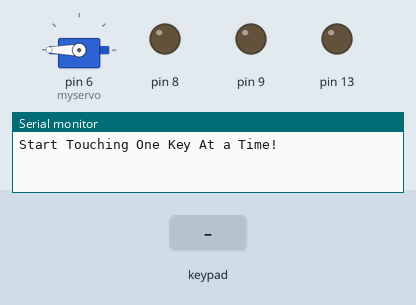
Simulated run of this sketch. Board: Arduino Uno, built with avr-gcc and run on an emulated ATmega328P. Parts: servo, output pins drawn as LEDs (lit = HIGH), the last lines printed to the serial monitor. Inputs (shaded band) come from the test bench.

Above: at 1.2 s.
1.3 s: keypad keys 1 2 pressed 0.4 s apart
At 2.7 s:
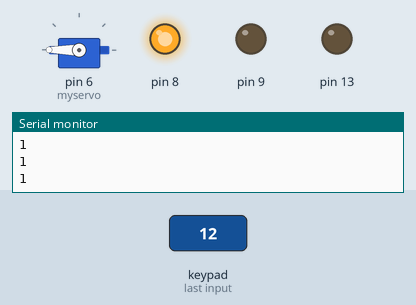
5.1 s: key '1' pressed
At 7.6 s:
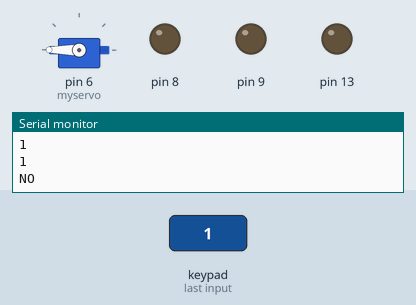
8.1 s: key '2' pressed
At 8.9 s:
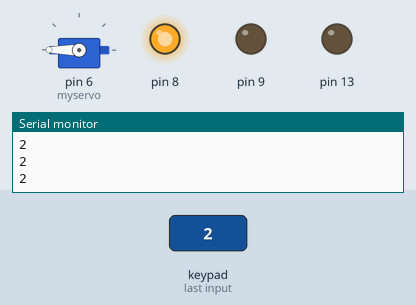
Timing chart, 0 to 11.6 s (numbered marks = the images above; inputs shaded):
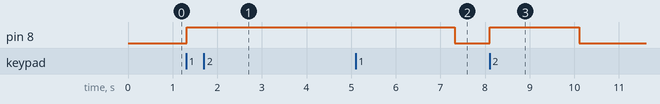

Measured:
- after the input at 1.3 s, pin 8: LOW → HIGH at once
- after the input at 5.1 s, pin 8: HIGH → LOW after 2.2 s instead of 0.22 s
- after the input at 8.1 s, pin 8: LOW → HIGH at once, → LOW 2.0 s later

The sketch:

KEYPAD16SENSORWITHSERVO.ino
```cpp
// (licence header left out)
/************************************ USES ************************************\
| This sketch demonstrates the use of TTP229 Module, in 16 Buttons Mode.       |
| It displays the pressed number on the Terminal                               |
|                                                                              |
| It works with a TTP229 (16-Channel Digital Touch Capacitive Switch Sensor)   |
| using the 2-wires serial interface protocol - only 2 arduino pins.           |
\******************************************************************************/
/*********************************** CIRCUIT **********************************\
| 16 Buttons Mode:                                                             |
|	* TTP229 VCC to pin VCC                                                    |
|	* TTP229 GND to pin GND                                                    |
|	* TTP229 SCL to pin 2                                                      |
|	* TTP229 SDO to pin 3                                                      |
|	* TTP229 TP2 to GND via 1 Megohm resistor!                                 |
|	# See TTP229_Modes.jpg for help...                                         |
|                                                                              |
| Important:                                                                   |
|	* Must reconnect the TTP229 power so the mode changes will take effect     |
|	* The 1 Megohm resistors already exist on some TTP229 modules              |
\******************************************************************************/
int a[8];
bool flag=true;

#include <TTP229.h>
#include <Servo.h>

Servo myservo;

const int SCL_PIN = 7;  // The pin number of the clock pin.
const int SDO_PIN = 3;  // The pin number of the data pin.

TTP229 ttp229(SCL_PIN, SDO_PIN); // TTP229(sclPin, sdoPin)

void setup()
{
   pinMode(9, OUTPUT);
   pinMode(8, OUTPUT);
   pinMode(13, OUTPUT);
   myservo.attach(6);
 myservo.write(180);
	Serial.begin(9600);
	Serial.println("Start Touching One Key At a Time!");
}

void loop()
{ digitalWrite(8, LOW);
  digitalWrite(9, LOW);
  for(int i=0; i<8; i++)
	{uint8_t key = ttp229.ReadKey8(); // Blocking
	if (key) Serial.println(key);//

	//uint8_t key = ttp229.GetKey8(); // Non Blocking
 // Serial.println(key);
  a[i]=key;
}


  if (a[0]==1&&a[1]==0&&a[2]==2&&a[3]==0&&a[4]==3&&a[5]==0&&a[6]==4&&a[7]==0&&flag){
   digitalWrite(9,HIGH);
     myservo.write(0);
   delay(2000);
   digitalWrite(9, LOW);
    Serial.println("YEEEEEEEE");

   flag=false;

}
else  if (a[0]==1&&a[1]==0&&a[2]==2&&a[3]==0&&a[4]==3&&a[5]==0&&a[6]==4&&a[7]==0&&!flag){
   digitalWrite(9,HIGH);
   myservo.write(90);
   delay(2000);
   digitalWrite(9, LOW);
    Serial.println("YEEEEEEEE");

   flag=true;
}
  else {

   digitalWrite(8,HIGH);
   delay(2000);
   digitalWrite(8, LOW);
  Serial.println("NO");


}


}
```
